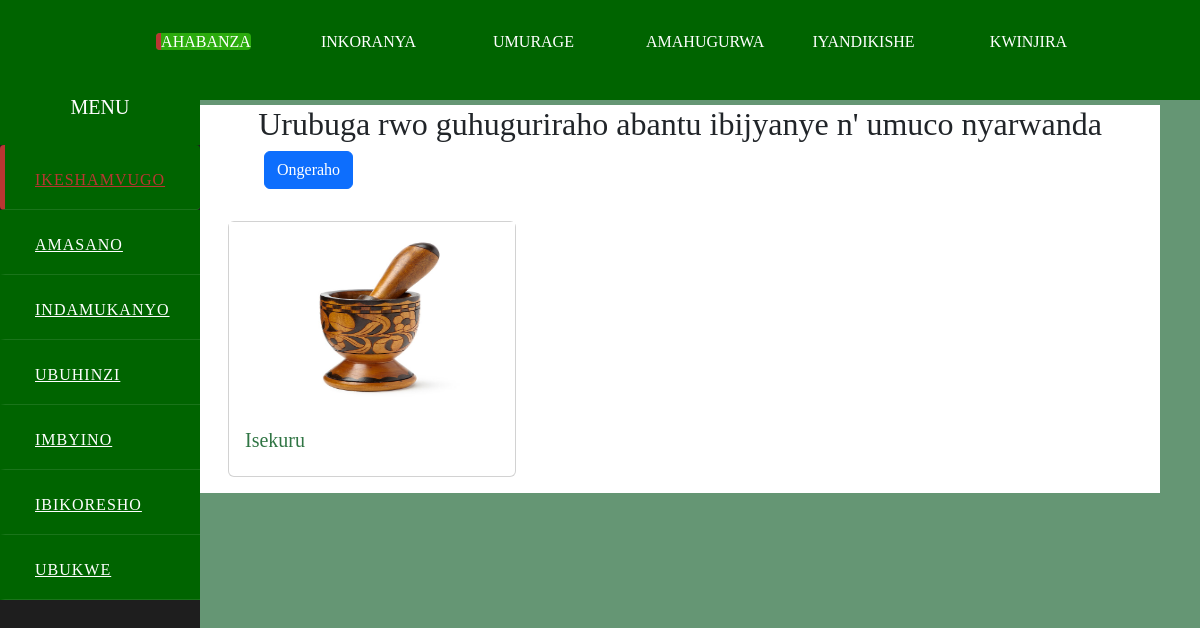
The page /amahugurwa/ on the database its author committed.
### core_advert/models.py (models this page shows, shortened)
class Hugura(models.Model):
    cover=models.ImageField(upload_to='hugura/covers', null=True,blank=True)
    name=models.CharField(max_length=200)

### core_advert/views.py (the view)
# urls.py: path('amahugurwa/', views.hugura, name="hugura"),
def hugura(request):
    hugura=Hugura.objects.all()
    return render(request, 'hugura.html',{ 'hugura':hugura})

### core_advert/templates/hugura.html
{% extends 'base.html' %}
{% load static %}
{% block content %}
<center><h2>Urubuga rwo guhuguriraho abantu ibijyanye n' umuco nyarwanda</h2></center>
<a href="{% url 'upload_hugura' %}" class="btn btn-primary" style="margin-left:4rem;margin-bottom: 2rem;">Ongeraho</a>
  <div class="row" style="margin-left:1rem ; padding-bottom: 1rem;">
    {% for Hugura in hugura %}
    <div class="col">
        <div class="card" style="width: 18rem;">
          {% if Hugura.cover %}
                <img src="{{ Hugura.cover.url }}" alt="" style="height: 190px;">
                {% else %}
                <span class="text-muted"> no cover</span>
                {% endif %}
            <div class="card-body">
              <h5 class="card-title"style="color: #307544;">{{Hugura.name}}</h5>
            </div>
          </div>
    </div>
    {% endfor %}
  </div>
{% endblock %}

### core_advert/static/style.css (style rules this page uses)
* { margin: 0; padding: 0; text-decoration: none; }

### core_advert/templates/base.html (style rules this page uses)
body { padding: 0; margin: 0; box-sizing: border-box; font-family: 'Times New Roman', Times, serif; background: #659674; }

### rows shown on the page
Hugura: cover (picture), name "Isekuru"
